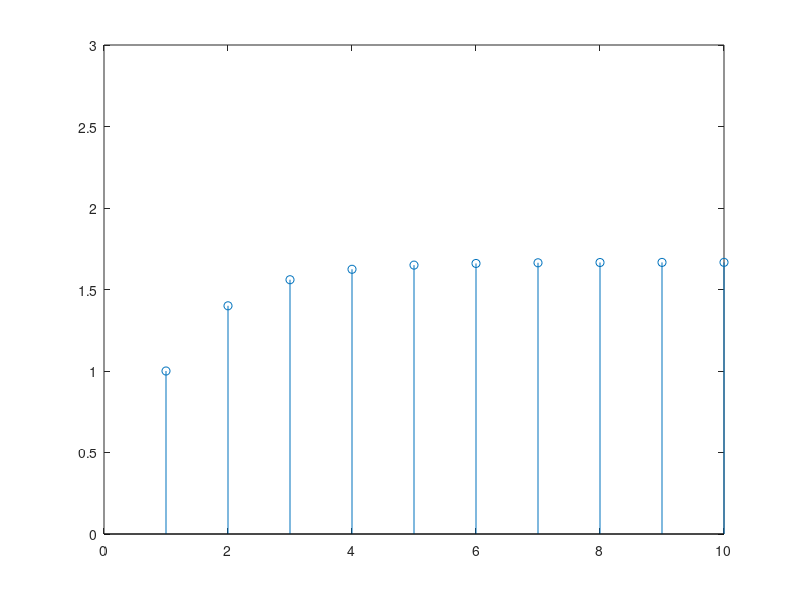
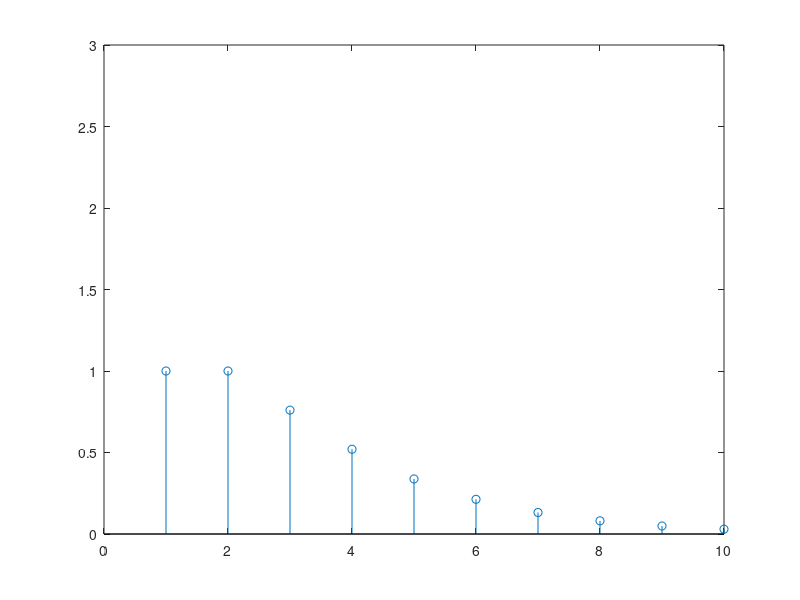

Source code (MATLAB) for these figures, in order:
n = 0:10;
y1 = (0.4.^n).*(1*(n>=0));
y11 = 1*(n>=0);
y2 = (0.4.^n).*(1*(n>=0));
y22 = (0.6.^n).*(1*(n>=0));
convy1 = conv(y1,y11);
convy2 = conv(y2,y22);
figure(10)
stem(convy1)
axis([0 10 0 3])
figure(11)
stem(convy2)
axis([0 10 0 3])
